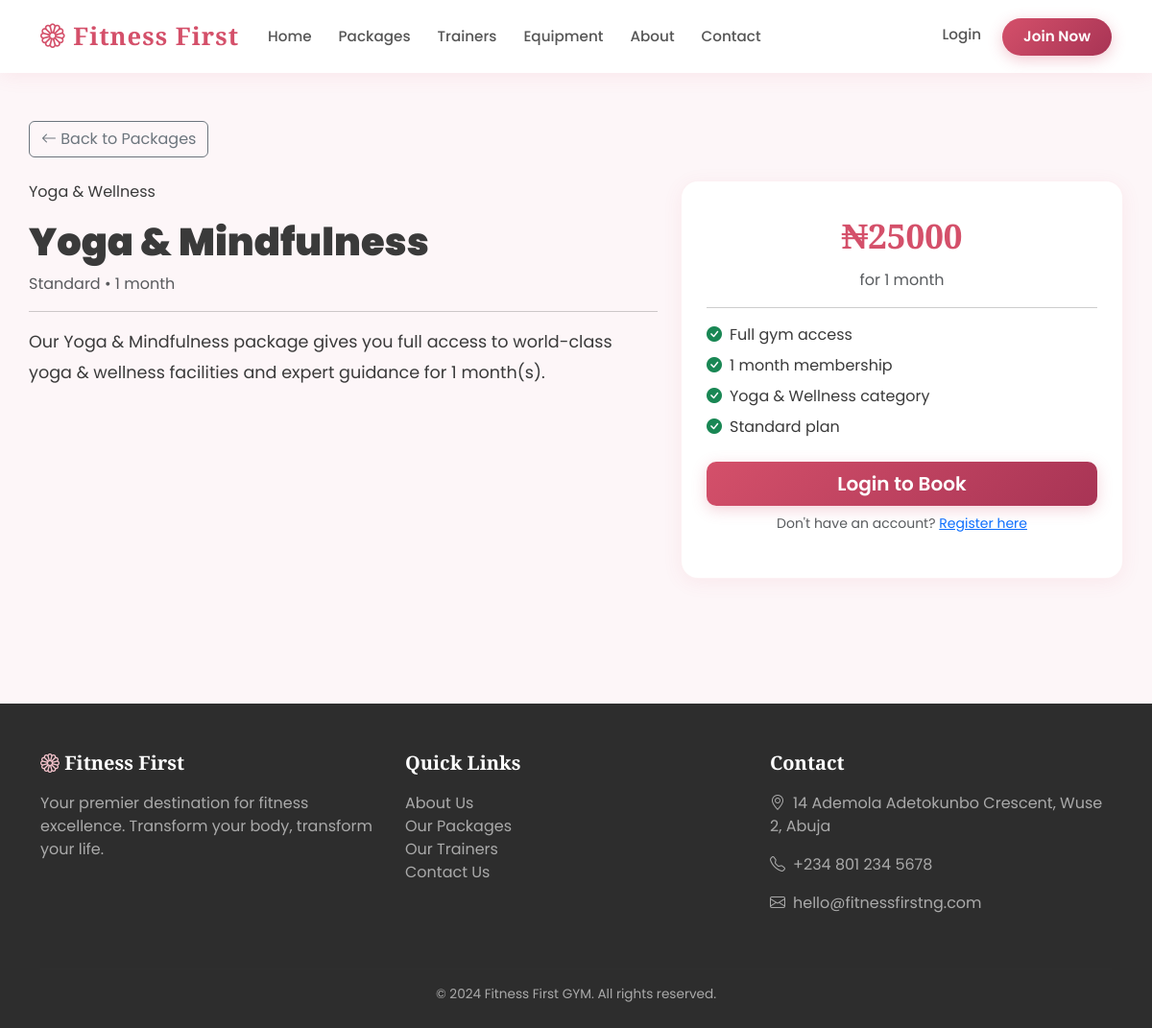
The app's page /packages/3/ with its own data.
### gym/models.py (models this page shows, shortened)
class Package(models.Model):
    name = models.CharField(max_length=200)
    category = models.ForeignKey(Category, on_delete=models.CASCADE)
    package_type = models.ForeignKey(PackageType, on_delete=models.CASCADE)
    description = models.TextField()
    duration_months = models.PositiveIntegerField(default=1)
    price = models.DecimalField(max_digits=10, decimal_places=2)
    is_active = models.BooleanField(default=True)
    created_at = models.DateTimeField(auto_now_add=True)

class Category(models.Model):
    name = models.CharField(max_length=100, unique=True)
    description = models.TextField(blank=True)
    created_at = models.DateTimeField(auto_now_add=True)
    class Meta:
        verbose_name_plural = 'Categories'

class PackageType(models.Model):
    name = models.CharField(max_length=100, unique=True)
    description = models.TextField(blank=True)

### gym/views.py (the view)
# urls.py: path('packages/<int:pk>/', views.package_detail, name='package_detail'),
def package_detail(request, pk):
    package = get_object_or_404(Package, pk=pk, is_active=True)
    return render(request, 'gym/package_detail.html', {'package': package})

### templates/gym/package_detail.html (shortened to what this page needs)
{% extends 'base.html' %}
{% block content %}
<div class="container" style="padding:50px 0;">
    <a href="{% url 'packages' %}" class="btn btn-outline-secondary mb-4">
        <i class="bi bi-arrow-left"></i> Back to Packages
    </a>
    <div class="row">
        <div class="col-lg-7">
            <span class="badge-category">{{ package.category.name }}</span>
            <h1 class="mt-3 mb-2" style="font-weight:900;">{{ package.name }}</h1>
            <p class="text-muted">{{ package.package_type.name }} &bull; {{ package.duration_months }} month{{ package.duration_months|pluralize }}</p>
            <hr>
            <p style="font-size:1.1rem;line-height:1.8;">{{ package.description }}</p>
        </div>
        <div class="col-lg-5">
            <div class="package-card text-center">
                <div class="price mb-2">₦{{ package.price|floatformat:0 }}</div>
                <p class="text-muted">for {{ package.duration_months }} month{{ package.duration_months|pluralize }}</p>
                <hr>
                <ul class="list-unstyled text-start mb-4">
                    <li class="mb-2"><i class="bi bi-check-circle-fill text-success me-2"></i>Full gym access</li>
                    <li class="mb-2"><i class="bi bi-check-circle-fill text-success me-2"></i>{{ package.duration_months }} month{{ package.duration_months|pluralize }} membership</li>
                    <li class="mb-2"><i class="bi bi-check-circle-fill text-success me-2"></i>{{ package.category.name }} category</li>
                    <li class="mb-2"><i class="bi bi-check-circle-fill text-success me-2"></i>{{ package.package_type.name }} plan</li>
                </ul>
                {% if user.is_authenticated %}
                <a href="{% url 'book_package' package.pk %}" class="btn btn-primary w-100 btn-lg">
                    <i class="bi bi-calendar-check me-2"></i>Book This Package
                </a>
                {% else %}
                <a href="{% url 'login' %}" class="btn btn-primary w-100 btn-lg">Login to Book</a>
                <p class="mt-2 text-muted small">Don't have an account? <a href="{% url 'register' %}">Register here</a></p>
                {% endif %}
            </div>
        </div>
    </div>
</div>
{% endblock %}

### static/css/style.css (style rules this page uses)
:root { --primary: #d4506a; --primary-light: #f7c5ce; --primary-dark: #a83455; --accent: #f4a261; --rose: #f9e4e8; --dark: #2d2d2d; --light: #fdf6f8; --gray: #8a8a8a; --gold: #c9a96e; }
body { font-family: 'Poppins', sans-serif; background: var(--light); color: #3a3a3a; }
.package-card { background: white; border-radius: 18px; padding: 30px 26px; box-shadow: 0 4px 20px rgba(212, 80, 106, 0.08); transition: transform 0.25s, box-shadow 0.25s; height: 100%; border: 1px solid rgba(212, 80, 106, 0.08); }
.package-card .price { font-family: 'Playfair Display', serif; font-size: 2.2rem; font-weight: 900; color: var(--primary); }
.btn-primary { background: linear-gradient(135deg, var(--primary), var(--primary-dark)); border: none; border-radius: 10px; font-weight: 600; box-shadow: 0 4px 15px rgba(212, 80, 106, 0.25); transition: all 0.2s; }

### records on screen
Package: category.name "Yoga & Wellness", name "Yoga & Mindfulness", package_type.name "Standard", duration_months "1", description "Our Yoga & Mindfulness package gives you full access to world-class yoga & wellness facilities and expert guidance for 1 month(s).", price "25000"
